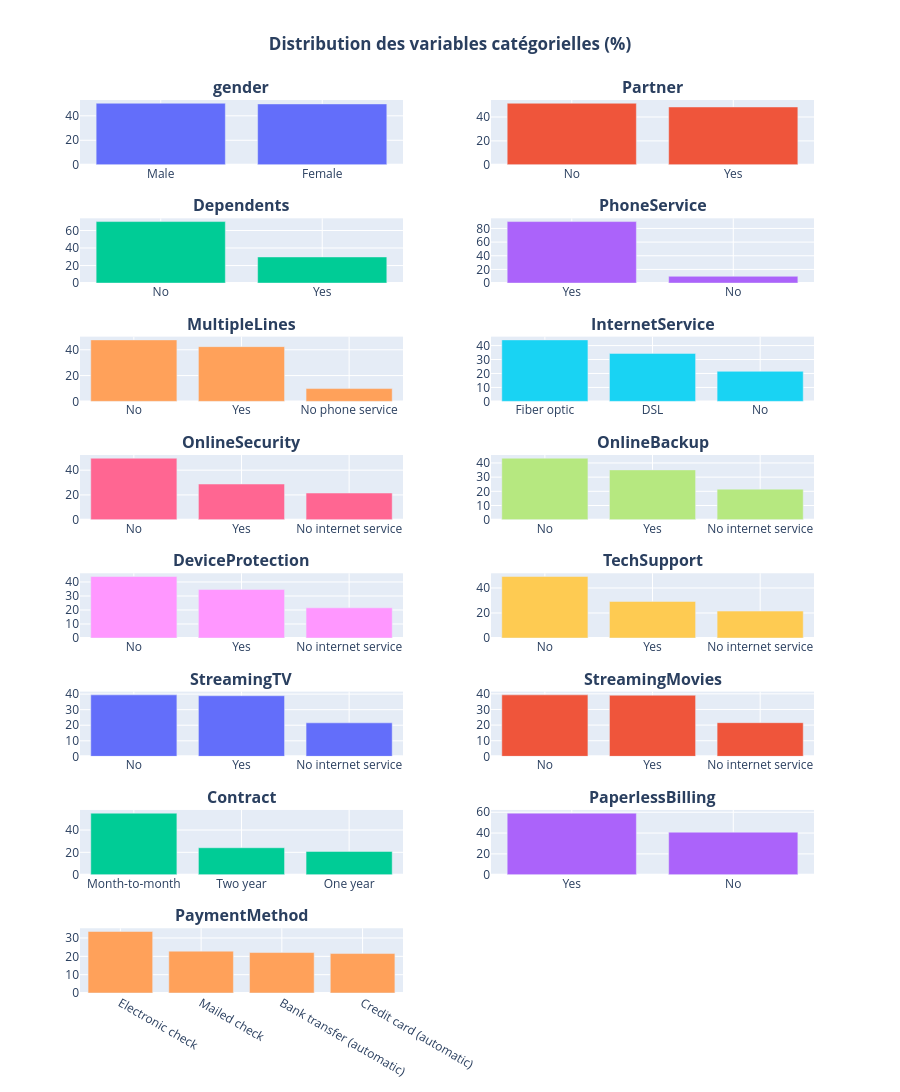

Notebook code cell kept with this figure:
### Markdown cell above
### 3.2.3. Variables catégorielles

### Code cell
#graphique sur 2 colonnes
n_cols = 2
n_rows = (len(var_cat) + n_cols - 1) // n_cols #calcul du nombre de lignes

fig = make_subplots(
    rows=n_rows,
    cols=n_cols,
    subplot_titles=[f"<b>{col}</b>" for col in var_cat],
    horizontal_spacing=0.12,
    vertical_spacing=0.06
)

for i, column in enumerate(var_cat):
    row = i // n_cols + 1
    col = i % n_cols + 1

    counts = X_train[column].value_counts(normalize=True)*100

    fig.add_trace(
        go.Bar(
            x=[str(x) for x in counts.index],
            y=counts.values,
            name=column,
            #marker_color='#1f77b4',
            showlegend=False
    
        ),
        row=row,
        col=col
    )

fig.update_layout(
    title_text='<b>Distribution des variables catégorielles (%)</b>',
    width=900,
    height=max(300, 300 * n_rows),
    title_x=0.5 #centrer le titre
)
fig.update_xaxes(showgrid=True)
fig.update_yaxes(showgrid=True)
fig.show()

### Figure 1 — Plotly figure (JSON) as saved in the notebook; plotly's stock layout.template omitted (floating-point values rounded to 4 significant figures)
{"data": [{"name": "gender", "showlegend": false, "type": "bar", "x": ["Male", "Female"], "xaxis": "x", "y": [50.28, 49.72], "yaxis": "y"}, {"name": "Partner", "showlegend": false, "type": "bar", "x": ["No", "Yes"], "xaxis": "x2", "y": [51.56, 48.44], "yaxis": "y2"}, {"name": "Dependents", "showlegend": false, "type": "bar", "x": ["No", "Yes"], "xaxis": "x3", "y": [70.2, 29.8], "yaxis": "y3"}, {"name": "PhoneService", "showlegend": false, "type": "bar", "x": ["Yes", "No"], "xaxis": "x4", "y": [90.08, 9.922], "yaxis": "y4"}, {"name": "MultipleLines", "showlegend": false, "type": "bar", "x": ["No", "Yes", "No phone service"], "xaxis": "x5", "y": [47.66, 42.42, 9.922], "yaxis": "y5"}, {"name": "InternetService", "showlegend": false, "type": "bar", "x": ["Fiber optic", "DSL", "No"], "xaxis": "x6", "y": [44.07, 34.38, 21.55], "yaxis": "y6"}, {"name": "OnlineSecurity", "showlegend": false, "type": "bar", "x": ["No", "Yes", "No internet service"], "xaxis": "x7", "y": [49.65, 28.81, 21.55], "yaxis": "y7"}, {"name": "OnlineBackup", "showlegend": false, "type": "bar", "x": ["No", "Yes", "No internet service"], "xaxis": "x8", "y": [43.34, 35.11, 21.55], "yaxis": "y8"}, {"name": "DeviceProtection", "showlegend": false, "type": "bar", "x": ["No", "Yes", "No internet service"], "xaxis": "x9", "y": [43.88, 34.58, 21.55], "yaxis": "y9"}, {"name": "TechSupport", "showlegend": false, "type": "bar", "x": ["No", "Yes", "No internet service"], "xaxis": "x10", "y": [49.18, 29.27, 21.55], "yaxis": "y10"}, {"name": "StreamingTV", "showlegend": false, "type": "bar", "x": ["No", "Yes", "No internet service"], "xaxis": "x11", "y": [39.51, 38.94, 21.55], "yaxis": "y11"}, {"name": "StreamingMovies", "showlegend": false, "type": "bar", "x": ["No", "Yes", "No internet service"], "xaxis": "x12", "y": [39.35, 39.1, 21.55], "yaxis": "y12"}, {"name": "Contract", "showlegend": false, "type": "bar", "x": ["Month-to-month", "Two year", "One year"], "xaxis": "x13", "y": [55.06, 24.12, 20.82], "yaxis": "y13"}, {"name": "PaperlessBilling", "showlegend": false, "type": "bar", "x": ["Yes", "No"], "xaxis": "x14", "y": [59.12, 40.88], "yaxis": "y14"}, {"name": "PaymentMethod", "showlegend": false, "type": "bar", "x": ["Electronic check", "Mailed check", "Bank transfer (automatic)", "Credit card (automatic)"], "xaxis": "x15", "y": [33.56, 22.83, 22.08, 21.53], "yaxis": "y15"}], "layout": {"annotations": [{"font": {"size": 16}, "showarrow": false, "text": "<b>gender</b>", "x": 0.22, "xanchor": "center", "xref": "paper", "y": 1, "yanchor": "bottom", "yref": "paper"}, {"font": {"size": 16}, "showarrow": false, "text": "<b>Partner</b>", "x": 0.78, "xanchor": "center", "xref": "paper", "y": 1, "yanchor": "bottom", "yref": "paper"}, {"font": {"size": 16}, "showarrow": false, "text": "<b>Dependents</b>", "x": 0.22, "xanchor": "center", "xref": "paper", "y": 0.8675, "yanchor": "bottom", "yref": "paper"}, {"font": {"size": 16}, "showarrow": false, "text": "<b>PhoneService</b>", "x": 0.78, "xanchor": "center", "xref": "paper", "y": 0.8675, "yanchor": "bottom", "yref": "paper"}, {"font": {"size": 16}, "showarrow": false, "text": "<b>MultipleLines</b>", "x": 0.22, "xanchor": "center", "xref": "paper", "y": 0.735, "yanchor": "bottom", "yref": "paper"}, {"font": {"size": 16}, "showarrow": false, "text": "<b>InternetService</b>", "x": 0.78, "xanchor": "center", "xref": "paper", "y": 0.735, "yanchor": "bottom", "yref": "paper"}, {"font": {"size": 16}, "showarrow": false, "text": "<b>OnlineSecurity</b>", "x": 0.22, "xanchor": "center", "xref": "paper", "y": 0.6025, "yanchor": "bottom", "yref": "paper"}, {"font": {"size": 16}, "showarrow": false, "text": "<b>OnlineBackup</b>", "x": 0.78, "xanchor": "center", "xref": "paper", "y": 0.6025, "yanchor": "bottom", "yref": "paper"}, {"font": {"size": 16}, "showarrow": false, "text": "<b>DeviceProtection</b>", "x": 0.22, "xanchor": "center", "xref": "paper", "y": 0.47, "yanchor": "bottom", "yref": "paper"}, {"font": {"size": 16}, "showarrow": false, "text": "<b>TechSupport</b>", "x": 0.78, "xanchor": "center", "xref": "paper", "y": 0.47, "yanchor": "bottom", "yref": "paper"}, {"font": {"size": 16}, "showarrow": false, "text": "<b>StreamingTV</b>", "x": 0.22, "xanchor": "center", "xref": "paper", "y": 0.3375, "yanchor": "bottom", "yref": "paper"}, {"font": {"size": 16}, "showarrow": false, "text": "<b>StreamingMovies</b>", "x": 0.78, "xanchor": "center", "xref": "paper", "y": 0.3375, "yanchor": "bottom", "yref": "paper"}, {"font": {"size": 16}, "showarrow": false, "text": "<b>Contract</b>", "x": 0.22, "xanchor": "center", "xref": "paper", "y": 0.205, "yanchor": "bottom", "yref": "paper"}, {"font": {"size": 16}, "showarrow": false, "text": "<b>PaperlessBilling</b>", "x": 0.78, "xanchor": "center", "xref": "paper", "y": 0.205, "yanchor": "bottom", "yref": "paper"}, {"font": {"size": 16}, "showarrow": false, "text": "<b>PaymentMethod</b>", "x": 0.22, "xanchor": "center", "xref": "paper", "y": 0.0725, "yanchor": "bottom", "yref": "paper"}], "height": 2400, "title": {"text": "<b>Distribution des variables catégorielles (%)</b>", "x": 0.5}, "width": 900, "xaxis": {"anchor": "y", "domain": [0, 0.44], "showgrid": true}, "xaxis10": {"anchor": "y10", "domain": [0.56, 1], "showgrid": true}, "xaxis11": {"anchor": "y11", "domain": [0, 0.44], "showgrid": true}, "xaxis12": {"anchor": "y12", "domain": [0.56, 1], "showgrid": true}, "xaxis13": {"anchor": "y13", "domain": [0, 0.44], "showgrid": true}, "xaxis14": {"anchor": "y14", "domain": [0.56, 1], "showgrid": true}, "xaxis15": {"anchor": "y15", "domain": [0, 0.44], "showgrid": true}, "xaxis16": {"anchor": "y16", "domain": [0.56, 1], "showgrid": true}, "xaxis2": {"anchor": "y2", "domain": [0.56, 1], "showgrid": true}, "xaxis3": {"anchor": "y3", "domain": [0, 0.44], "showgrid": true}, "xaxis4": {"anchor": "y4", "domain": [0.56, 1], "showgrid": true}, "xaxis5": {"anchor": "y5", "domain": [0, 0.44], "showgrid": true}, "xaxis6": {"anchor": "y6", "domain": [0.56, 1], "showgrid": true}, "xaxis7": {"anchor": "y7", "domain": [0, 0.44], "showgrid": true}, "xaxis8": {"anchor": "y8", "domain": [0.56, 1], "showgrid": true}, "xaxis9": {"anchor": "y9", "domain": [0, 0.44], "showgrid": true}, "yaxis": {"anchor": "x", "domain": [0.9275, 1], "showgrid": true}, "yaxis10": {"anchor": "x10", "domain": [0.3975, 0.47], "showgrid": true}, "yaxis11": {"anchor": "x11", "domain": [0.265, 0.3375], "showgrid": true}, "yaxis12": {"anchor": "x12", "domain": [0.265, 0.3375], "showgrid": true}, "yaxis13": {"anchor": "x13", "domain": [0.1325, 0.205], "showgrid": true}, "yaxis14": {"anchor": "x14", "domain": [0.1325, 0.205], "showgrid": true}, "yaxis15": {"anchor": "x15", "domain": [0, 0.0725], "showgrid": true}, "yaxis16": {"anchor": "x16", "domain": [0, 0.0725], "showgrid": true}, "yaxis2": {"anchor": "x2", "domain": [0.9275, 1], "showgrid": true}, "yaxis3": {"anchor": "x3", "domain": [0.795, 0.8675], "showgrid": true}, "yaxis4": {"anchor": "x4", "domain": [0.795, 0.8675], "showgrid": true}, "yaxis5": {"anchor": "x5", "domain": [0.6625, 0.735], "showgrid": true}, "yaxis6": {"anchor": "x6", "domain": [0.6625, 0.735], "showgrid": true}, "yaxis7": {"anchor": "x7", "domain": [0.53, 0.6025], "showgrid": true}, "yaxis8": {"anchor": "x8", "domain": [0.53, 0.6025], "showgrid": true}, "yaxis9": {"anchor": "x9", "domain": [0.3975, 0.47], "showgrid": true}}}
